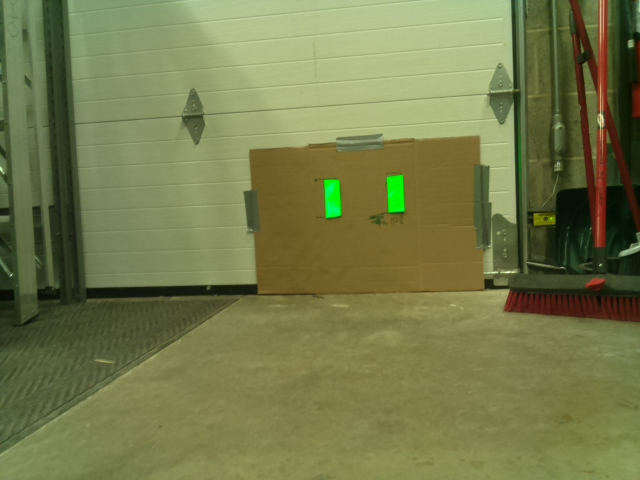
#> input picture gear_1.jpg, 640 x 480 px
$ python 1_11gearvision.py   (older library calls are emulated)
#> lines starting #> are read from the running program, lines starting #| are printed output that depends on the picture; after the words box and inside, x2 and y2 are one past the last pixel; in counts of white or black regions, pixels touching at a corner belong together
import cv2
import numpy as np
#from matplotlib import pyplot as plt
#this is set to work with the "green U" printed targets. The image size and solidity need to be changed to work with the 2105 FRC images
status = "No Targets"
#change the name of the image fike as needed. File needs to be in the same directory as the script
#a few lines of code will make this into a video capture.
imgOriginal = cv2.imread('gear_1.jpg')
#> imgOriginal is the input picture: shape (480, 640, 3); mean B, G, R 74.7, 122.2, 116.9
# [4 lines of commented-out code are left out]
imgHSV = cv2.cvtColor(imgOriginal, cv2.COLOR_BGR2HSV)
#> imgHSV: shape (480, 640, 3); mean H, S, V 34.5, 109.7, 125.6

#imgThresh = cv2.inRange(imgHSV, np.array([70, 80, 100]), np.array([95, 255, 255]))
imgThresh = cv2.inRange(imgHSV, np.array([40,100,100]), np.array([90, 255, 255]))
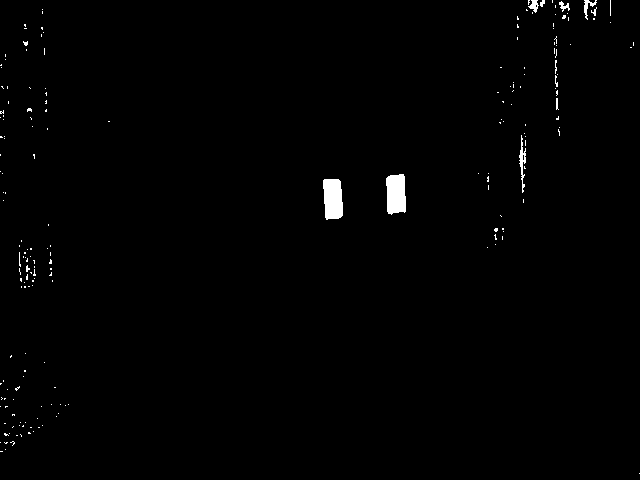
#> imgThresh: shape (480, 640); 0.83% white; 193 white regions (182 under 20 px)
# for the dark gren  target
imgThresh2 = imgThresh
cv2.imshow('imgThresh2', imgThresh2)
# [7 lines of commented-out code are left out]
(im2, cnts, hierarchy) = cv2.findContours(imgThresh, cv2.RETR_EXTERNAL, cv2.CHAIN_APPROX_SIMPLE)
#> cnts = 193 contours, 187 with area under 20; largest, box (x1, y1, x2, y2) and area: (323, 179, 343, 220) 658, (386, 174, 406, 215) 654, (519, 135, 526, 193) 100, (528, 0, 539, 13) 59, (584, 0, 597, 20) 56, (559, 1, 570, 12) 34
#cv2.imshow('edged', edged)
# loop over the contours
for c in cnts:
	# approximate the contour
	peri = cv2.arcLength(c, True)
	approx = cv2.approxPolyDP(c, 0.01 * peri, True)

	# ensure that the approximated contour is "roughly" rectangular
	if len(approx) >= 4 and len(approx) <= 10:
		# compute the bounding box of the approximated contour and
	        # use the bounding box to compute the aspect ratio
		(x, y, w, h) = cv2.boundingRect(approx)
		aspectRatio = w / float(h)

		# compute the solidity of the original contour
		area = cv2.contourArea(c)
		hullArea = cv2.contourArea(cv2.convexHull(c))
		solidity = area / float(hullArea)

		# compute whether or not the width and height, solidity, and
		# aspect ratio of the contour falls within appropriate bounds
		keepDims = w > 5 and h >5
		#the U shaped targets are not very "solid" so a small number helps prevet false positives
		keepSolidity = solidity > 0.4 and solidity < 1
		keepAspectRatio = aspectRatio >= .2  and aspectRatio <= 4

		# ensure that the contour passes all our tests
		if keepDims and keepSolidity and keepAspectRatio:
			# draw an outline around the target and update the status
			# text
			cv2.drawContours(imgOriginal, [approx], -1, (0, 0, 255), 4)
			status = "Target(s) Acquired"

			# compute the center of the contour region and draw the
			# crosshairs
			M = cv2.moments(approx)
			(cX, cY) = (int(M["m10"] / M["m00"]), int(M["m01"] / M["m00"]))
			(startX, endX) = (int(cX - (w * 0.15)), int(cX + (w * 0.15)))
			(startY, endY) = (int(cY - (h * 0.15)), int(cY + (h * 0.15)))
			cv2.line(imgOriginal, (startX, cY), (endX, cY), (0, 0, 255), 3)
			cv2.line(imgOriginal, (cX, startY), (cX, endY), (0, 0, 255), 3)

			#bounding rectangle test
			rect = cv2.minAreaRect(c)
			box = cv2.boxPoints(rect)
			box = np.int0(box)
			cv2.drawContours(imgOriginal,[box],0,(255,0,0),2)

			ax,ay,aw,ah = cv2.boundingRect(c)
			cv2.rectangle(imgOriginal,(ax,ay),(ax+aw,ay+ah),(0,255,0),2)
			target_actual_width = 6.77
			calc_tgt_dist = target_actual_width * 643 / aw
#> this loop made 193 passes
#> (peri, x, y, w, h, aspectRatio, area, hullArea) on passes 92, 94: (111, 323, 179, 20, 41, 0.488, 658, 687), (111.8, 386, 174, 20, 41, 0.488, 654, 698.5)
#> (peri, approx) on passes 1, 2, 3, 5, 7, 9: (0, [[639, 473]]), (4, [[0, 451], [2, 451]]), (0, [[5, 449]]), (0, [[0, 442]]), (2, [[16, 435], [17, 435]]), (0, [[9, 433]])
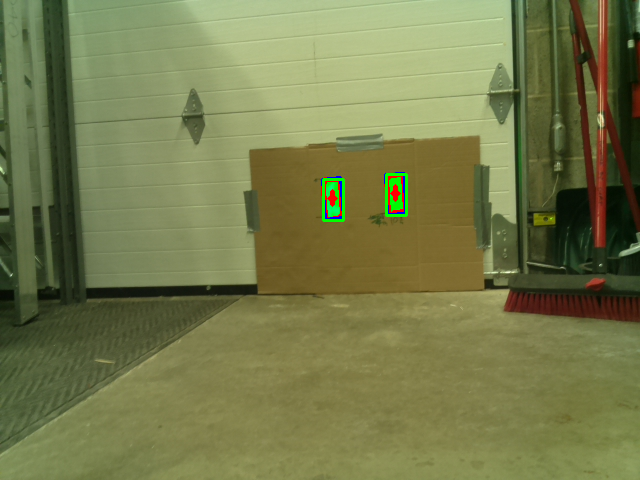
#> imgOriginal: shape (480, 640, 3); 0.48% of pixels changed, all inside (x1, y1, x2, y2) = (321, 172, 408, 222)
# draw the status text on the frame
cv2.putText(imgOriginal, status, (20, 30), cv2.FONT_HERSHEY_SIMPLEX, 0.5,(0, 0, 255), 2)
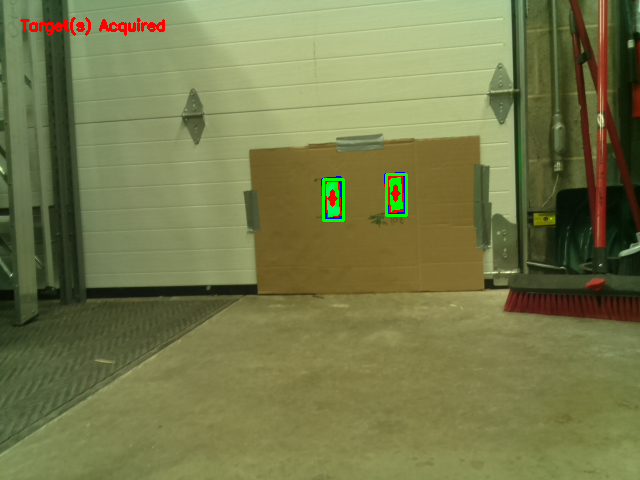
#> imgOriginal: shape (480, 640, 3); 0.33% of pixels changed, all inside (x1, y1, x2, y2) = (20, 17, 165, 36)
# [13 lines of commented-out code are left out]

cv2.imshow('imgOriginal',imgOriginal)
#cv2.imshow('imgThresh', imgThresh)
#cv2.imshow('imgDilate', imgDilate)
cv2.waitKey(0)
cv2.destroyAllWindows()

$ run again, with gear_2.jpg copied over gear_1.jpg
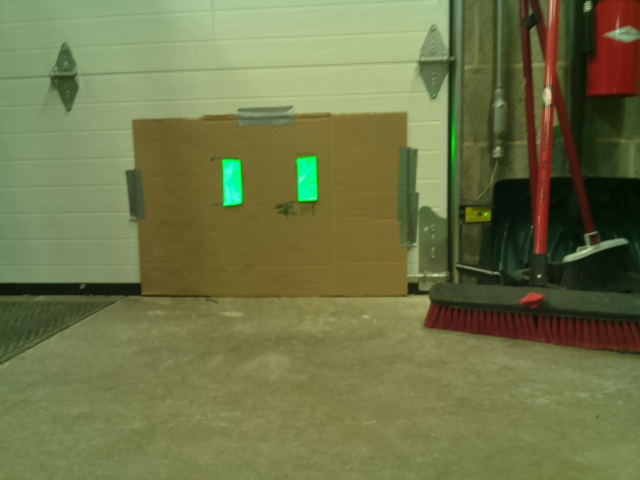
#> input picture gear_2.jpg, 640 x 480 px
#> imgOriginal is the input picture: shape (480, 640, 3); mean B, G, R 72.1, 116.7, 111.3
#> imgHSV: shape (480, 640, 3); mean H, S, V 35.2, 113.3, 121.9
#> `imgThresh = cv2.inRange(imgHSV, np.array([40,100,100]), np.array([90, ..`:
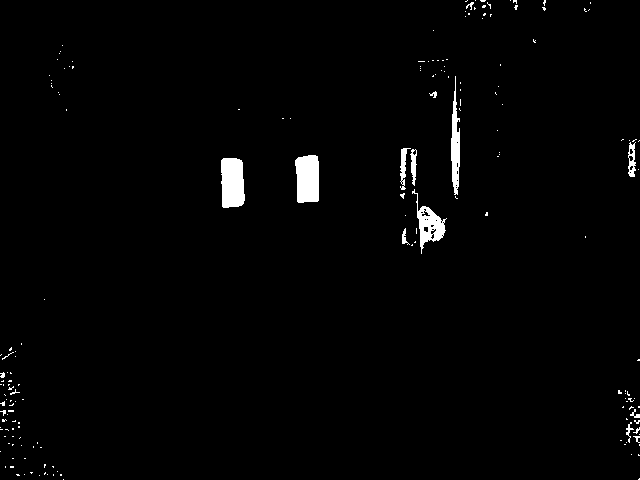
#> imgThresh: shape (480, 640); 1.6% white; 178 white regions (164 under 20 px)
#> cnts = 178 contours, 169 with area under 20; largest, box (x1, y1, x2, y2) and area: (221, 158, 245, 208) 1001, (295, 155, 319, 203) 969, (412, 189, 447, 254) 718, (451, 76, 460, 195) 525, (628, 142, 636, 177) 166
#> the loop `for c in cnts:` made 178 passes
#> (peri, x, y, w, h, aspectRatio, area, hullArea) on passes 100, 102: (137.5, 221, 158, 24, 49, 0.49, 1001, 1043.5), (133, 295, 155, 24, 48, 0.5, 969, 1009)
#> `cv2.putText(imgOriginal, status, (20, 30), cv2.FONT_HERSHEY_SIMPLEX, 0..`:
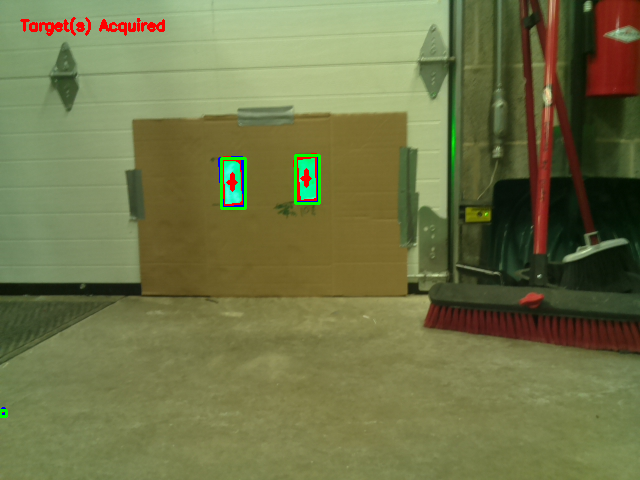
#> imgOriginal: shape (480, 640, 3); mean B, G, R 71.5, 116, 111.8

$ run again, with gear_3.jpg copied over gear_1.jpg
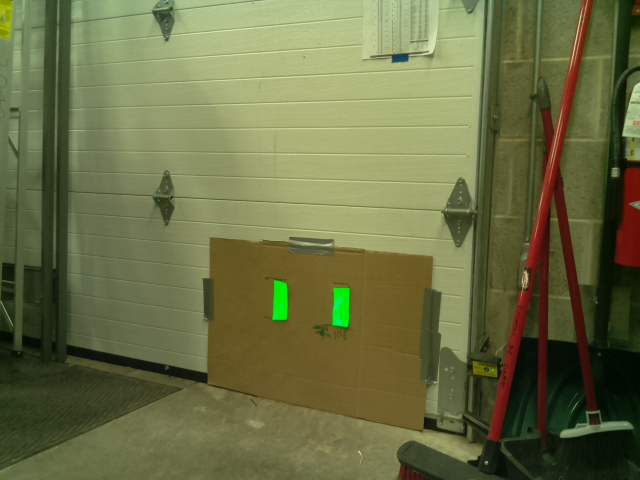
#> input picture gear_3.jpg, 640 x 480 px
#> imgOriginal is the input picture: shape (480, 640, 3); mean B, G, R 68.6, 110.1, 106.1
#> imgHSV: shape (480, 640, 3); mean H, S, V 34.9, 113.1, 114.5
#> `imgThresh = cv2.inRange(imgHSV, np.array([40,100,100]), np.array([90, ..`:
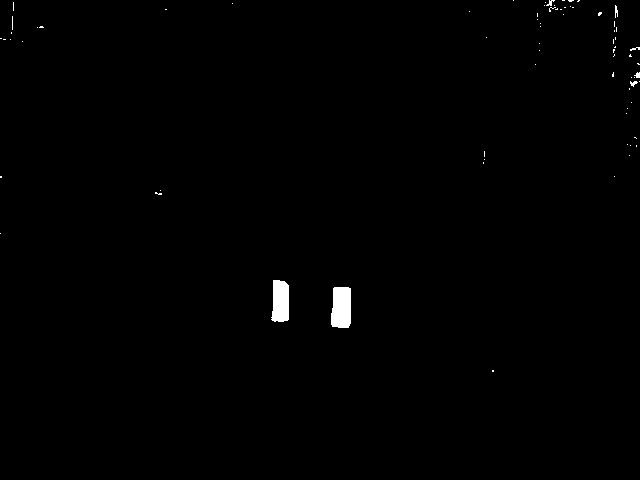
#> imgThresh: shape (480, 640); 0.57% white; 74 white regions (67 under 20 px)
#> cnts = 74 contours, 72 with area under 20; largest, box (x1, y1, x2, y2) and area: (331, 287, 351, 328) 699, (271, 280, 289, 322) 602
#> the loop `for c in cnts:` made 74 passes
#> (peri, x, y, w, h, aspectRatio, area, hullArea) on passes 2 to 3: (113.3, 331, 287, 20, 41, 0.488, 699, 722.5), (111.2, 271, 280, 18, 42, 0.429, 602.5, 639.5)
#> `cv2.putText(imgOriginal, status, (20, 30), cv2.FONT_HERSHEY_SIMPLEX, 0..`:
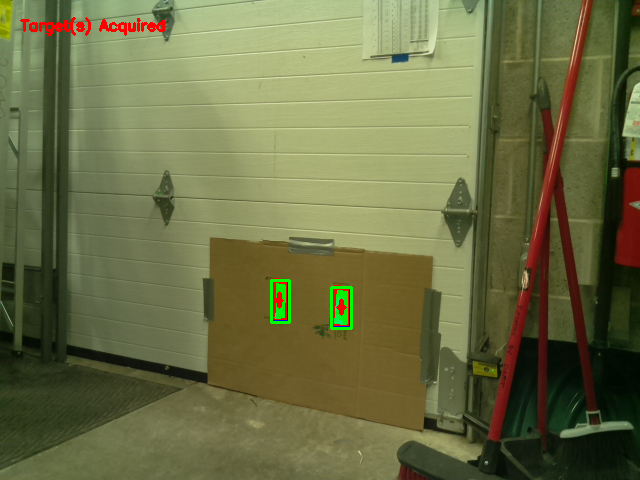
#> imgOriginal: shape (480, 640, 3); mean B, G, R 68.2, 109.6, 106.7
